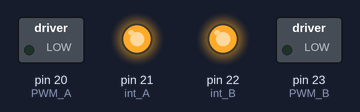
A sketch run on a simulated Arduino Mega 2560, built with avr-gcc and run on an emulated ATmega2560. On the bench: switched loads named in the sketch (green lamp = pin HIGH), output pins drawn as LEDs (lit = HIGH). Pins used as bus, display or sensor lines are not drawn.

Above: at 0.6 s.
At 2.5 s:
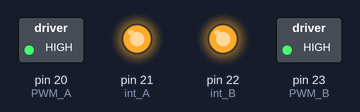
At 5.7 s:
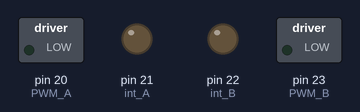
At 7.6 s:
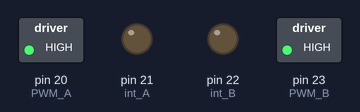
Timing chart, 0 to 13.3 s (numbered marks = the images above):
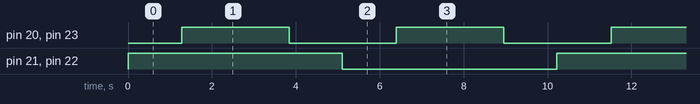

The sketch:

TestDelDriverPWM.ino
```cpp
// Definició dels pins del driver de motor
const int PWM_B = 23;
const int PWM_A = 20;
const int int_B = 22;
const int int_A = 21;
const int STBY = 1;
int iLoop = 0; // indicador Loop de 0-255-0
int increment = 1; // Quantitat que puja en cada iteracio
int incrementLoop = increment; // increment actual

void setup() {
  // Inicialitza la comunicació sèrie a 9600 baudios
  Serial.begin(9600);

  // Configura els pins de PWM com a sortida
  pinMode(PWM_B, OUTPUT);
  pinMode(PWM_A, OUTPUT);

  // Configura els pins de direcció com a sortida
  pinMode(int_B, OUTPUT);
  pinMode(int_A, OUTPUT);

  // Configura el pin de STBY com a sortida
  pinMode(STBY, OUTPUT);

  // Activa el driver del motor (STBY en HIGH)
  digitalWrite(STBY, HIGH);

  // Inicialitza els motors aturats
  analogWrite(PWM_A, 0);
  analogWrite(PWM_B, 0);
  digitalWrite(int_A, HIGH); // Direcció cap endavant per motor A
  digitalWrite(int_B, HIGH); // Direcció cap endavant per motor B
}

void loop() {

  iLoop += incrementLoop;

  // Comprova si s'ha arribat al límit superior i canvia la direcció
  if (iLoop >= 255) {
    incrementLoop = -increment; // Comença a baixar
  } else {
    // Comprova si s'ha arribat al límit inferior i canvia la direcció
    if (iLoop <= 0) {
      incrementLoop = increment; // Comença a pujar
      // Canvia la direcció dels motors
      digitalWrite(int_A, !digitalRead(int_A));
      digitalWrite(int_B, !digitalRead(int_B));
    }
  }


  delay(10); // Petit retard per veure el canvi gradual

  // Motor A augmenta o disminueix la velocitat
  analogWrite(PWM_A, iLoop);

  // Motor B augmenta o disminueix la velocitat
  analogWrite(PWM_B, iLoop);
}
```

Measured:
- by itself, pin 20 (PWM_A), pin 23 (PWM_B): alternates HIGH for 2.6 s and LOW for 2.6 s
- by itself, pin 21 (int_A), pin 22 (int_B): alternates HIGH for 5.1 s and LOW for 5.1 s
- by itself, everything shown: repeats every 10.2 s, in 6 steps
